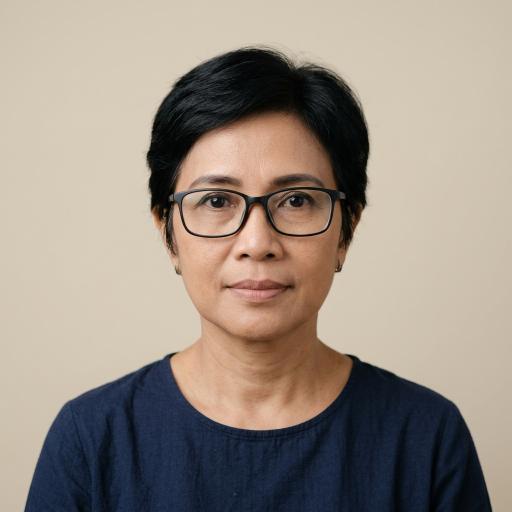
#> input picture backend/tests/assets/face_c.jpg, 1024 x 1024 px, given in place of vidcard-intro-l.jpg, which was not available (shown at 1/2 size)
$ python assemble_video.py ../../../tests/assets/face_c.jpg
#> lines starting #> are read from the running program, lines starting #| are printed output that depends on the picture; pictures that were not available may be replaced by others from this repository, and a replacement may not be noted
import os
import subprocess
import sys

from PIL import Image, ImageFilter

SEQ = [
    ("card", "/tmp/vidcard-intro-{k}.jpg", 3.0),
    ("clip", "/tmp/clip-intro-{k}.mp4", None),
    ("card", "/tmp/vidcard-f1-{k}.jpg", 3.0),
    ("img", "/tmp/vid-landing.png", 4.0),
    ("img", "/tmp/vid-dashboard.png", 4.0),
    ("card", "/tmp/vidcard-f2-{k}.jpg", 3.0),
    ("img", "/tmp/vid-reports.png", 4.0),
    ("img", "/tmp/vid-pppk-recap.png", 4.0),
    ("card", "/tmp/vidcard-f3-{k}.jpg", 3.0),
    ("img", "/tmp/vid-employee.png", 4.0),
    ("img", "/tmp/vid-landing-pppk.png", 4.0),
    ("clip", "/tmp/clip-outro-{k}.mp4", None),
    ("card", "/tmp/vidcard-outro-{k}.jpg", 3.5),
]
INTRO_CARD = ("card", "/tmp/vidcard-intro-{k}.jpg", 3.0)

SIZES = {"l": (1920, 1080), "v": (1080, 1920)}


def compose_frame(src, w, h, out):
#> called with src = '/tmp/vidcard-intro-l.jpg', w = 1920, h = 1080, out = '/tmp/vidframe-l-00.jpg'
    img = Image.open(src).convert("RGB")
#> img is the input picture: PIL image 1024x1024 RGB; mean R, G, B 153.7, 142.3, 131.2
    bg = img.resize((w, int(img.height * w / img.width)))
    if bg.height < h:
        bg = img.resize((int(img.width * h / img.height), h))
    left = (bg.width - w) // 2
#> left = 0
    top = (bg.height - h) // 2
#> top = 420
    bg = bg.crop((left, top, left + w, top + h)).filter(ImageFilter.GaussianBlur(28))
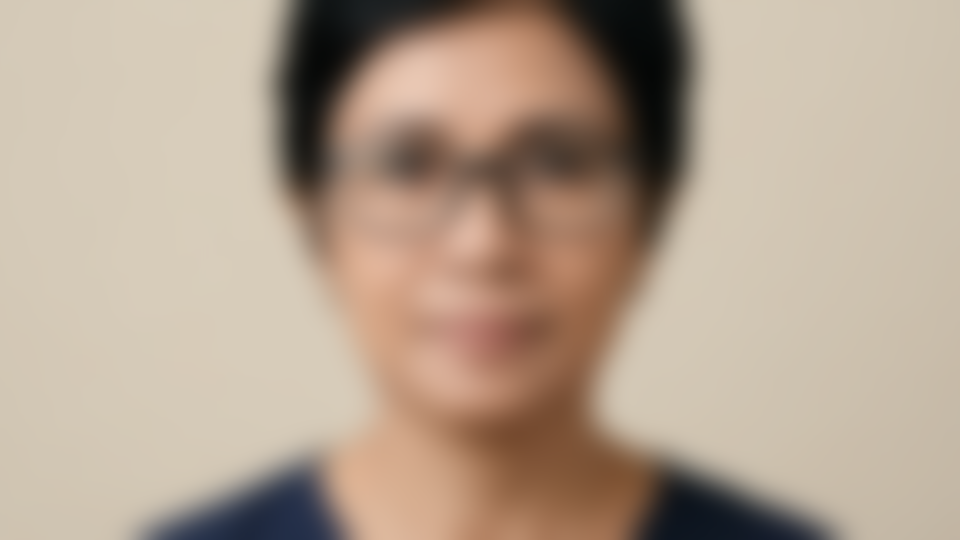
#> bg: PIL image 1920x1080 RGB (shown at 1/2 size); mean R, G, B 180.2, 161.7, 143.7
    fg = img.resize((w, int(img.height * w / img.width))) if w >= h else img.resize((int(img.width * h * 0.62 / img.height), int(h * 0.62)))
    canvas = bg.copy()
    canvas.paste(fg, ((w - fg.width) // 2, (h - fg.height) // 2))
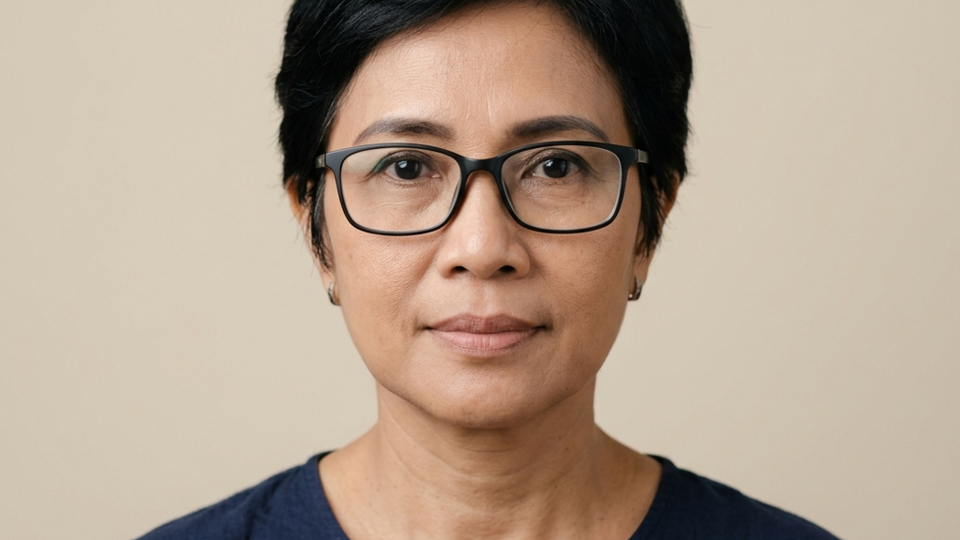
#> canvas: PIL image 1920x1080 RGB (shown at 1/2 size); mean R, G, B 180.3, 161.7, 143.7
    canvas.save(out, quality=90)


def fade_filters(dur, fade_in, fade_out):
    parts = []
    if fade_in:
        parts.append("fade=t=in:st=0:d=0.4")
    if fade_out:
        parts.append(f"fade=t=out:st={max(dur - 0.4, 0)}:d=0.4")
    return ",".join(parts)


def render_still(frame, w, h, dur, out, fade_in=True, fade_out=True):
#> called with frame = '/tmp/vidframe-l-00.jpg', w = 1920, h = 1080, dur = 3, out = '/tmp/vidseg-l-00.mp4', fade_in = True, fade_out = True
    vf = (f"scale=4000:-2,zoompan=z='1+0.09*on/{int(dur*25)}':d={int(dur*25)}"
          f":x='iw/2-(iw/zoom/2)':y='ih/2-(ih/zoom/2)':s={w}x{h}:fps=25")
    ff = fade_filters(dur, fade_in, fade_out)
    if ff:
        vf += "," + ff
    vf += ",format=yuv420p"
    subprocess.run(["ffmpeg", "-y", "-loop", "1", "-i", frame, "-vf", vf, "-t", str(dur),
                    "-c:v", "libx264", "-preset", "fast", "-crf", "20", out],
                   check=True, capture_output=True)
#> (this line was passed over: subprocess is not available in this run)


def render_clip(src, w, h, out, fade_in=True, fade_out=True):
    dur = float(subprocess.run(["ffprobe", "-v", "quiet", "-show_entries", "format=duration",
                                "-of", "csv=p=0", src], check=True, capture_output=True, text=True).stdout.strip())
    vf = f"scale={w}:{h}:force_original_aspect_ratio=increase,crop={w}:{h},fps=25"
    ff = fade_filters(dur, fade_in, fade_out)
    if ff:
        vf += "," + ff
    vf += ",format=yuv420p"
    subprocess.run(["ffmpeg", "-y", "-i", src, "-vf", vf,
                    "-c:v", "libx264", "-preset", "fast", "-crf", "20", "-an", out],
                   check=True, capture_output=True)


def build(k, loop=False, out_path=None, tag=""):
    w, h = SIZES[k]
    seq = list(SEQ) + ([INTRO_CARD] if loop else [])
    segs = []
    for i, (kind, path, dur) in enumerate(seq):
        path = path.replace("{k}", k)
        fade_in = not (loop and i == 0)
        fade_out = not (loop and i == len(seq) - 1)
        seg = f"/tmp/vidseg{tag}-{k}-{i:02d}.mp4"
        if kind == "clip":
            if not os.path.exists(path):
                print(f"[{k}] klip hilang, lewati:", path)
                continue
            render_clip(path, w, h, seg, fade_in, fade_out)
        else:
            frame = f"/tmp/vidframe{tag}-{k}-{i:02d}.jpg"
            compose_frame(path, w, h, frame)
            render_still(frame, w, h, dur, seg, fade_in, fade_out)
        segs.append(seg)
    lst = f"/tmp/vidconcat{tag}-{k}.txt"
    with open(lst, "w") as f:
        for s in segs:
            f.write(f"file '{s}'\n")
    out = out_path or f"/tmp/radiusgate-promo-{k}.mp4"
    subprocess.run(["ffmpeg", "-y", "-f", "concat", "-safe", "0", "-i", lst,
                    "-c:v", "libx264", "-preset", "fast", "-crf", "20", "-pix_fmt", "yuv420p",
                    "-movflags", "+faststart", out],
                   check=True, capture_output=True)
    print(f"[{k}] FINAL:", out, os.path.getsize(out) // 1024, "KB", flush=True)


if __name__ == "__main__":
    loop = "--loop" in sys.argv
    keys = [a for a in sys.argv[1:] if a in SIZES] or list(SIZES)
    for k in keys:
        suffix = "-loop" if loop else ""
#> (the run stopped early here; a loop or call above may not have finished)

$ run again, on backend/tests/assets/face_d.jpg
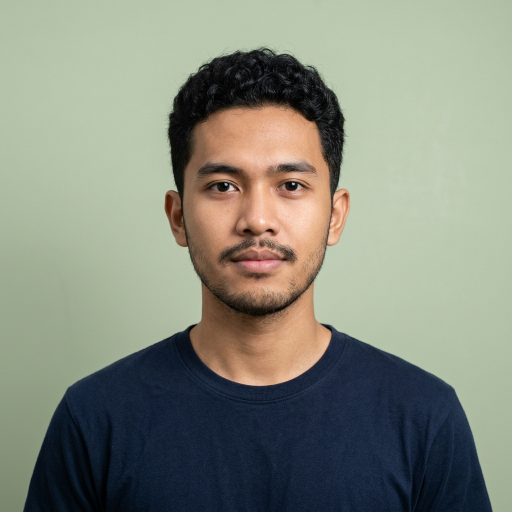
#> input picture backend/tests/assets/face_d.jpg, 1024 x 1024 px, given in place of vidcard-intro-l.jpg, which was not available (shown at 1/2 size)
#> in compose_frame, img is the input picture: PIL image 1024x1024 RGB; mean R, G, B 133.1, 138, 124.3
#> in compose_frame, `bg = bg.crop((left, top, left + w, top + h)).filter(ImageFilter.Gaussi..`:
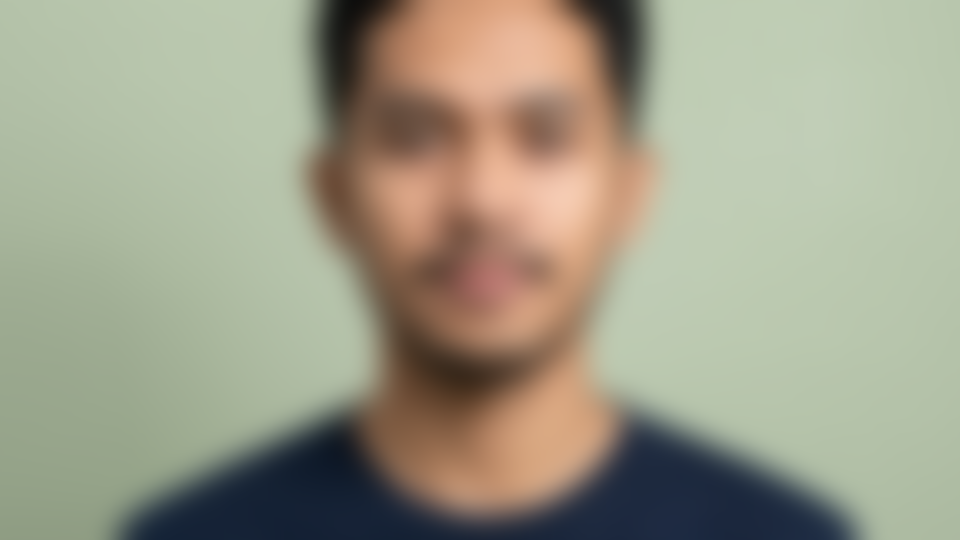
#> bg: PIL image 1920x1080 RGB (shown at 1/2 size); mean R, G, B 158.6, 157.7, 137.2
#> in compose_frame, `canvas.paste(fg, ((w - fg.width) // 2, (h - fg.height) // 2))`:
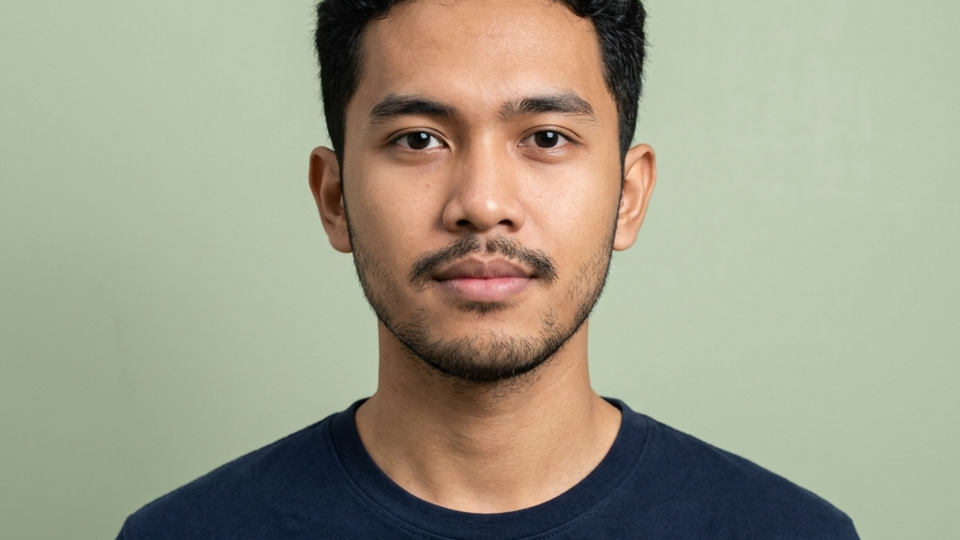
#> canvas: PIL image 1920x1080 RGB (shown at 1/2 size); mean R, G, B 158.6, 157.8, 137.2

$ run again, on backend/tests/assets/face_e.jpg
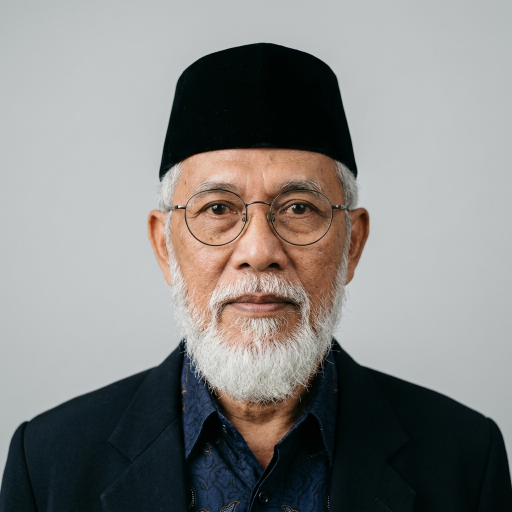
#> input picture backend/tests/assets/face_e.jpg, 1024 x 1024 px, given in place of vidcard-intro-l.jpg, which was not available (shown at 1/2 size)
#> in compose_frame, img is the input picture: PIL image 1024x1024 RGB; mean R, G, B 133.5, 133, 131.6
#> in compose_frame, `bg = bg.crop((left, top, left + w, top + h)).filter(ImageFilter.Gaussi..`:
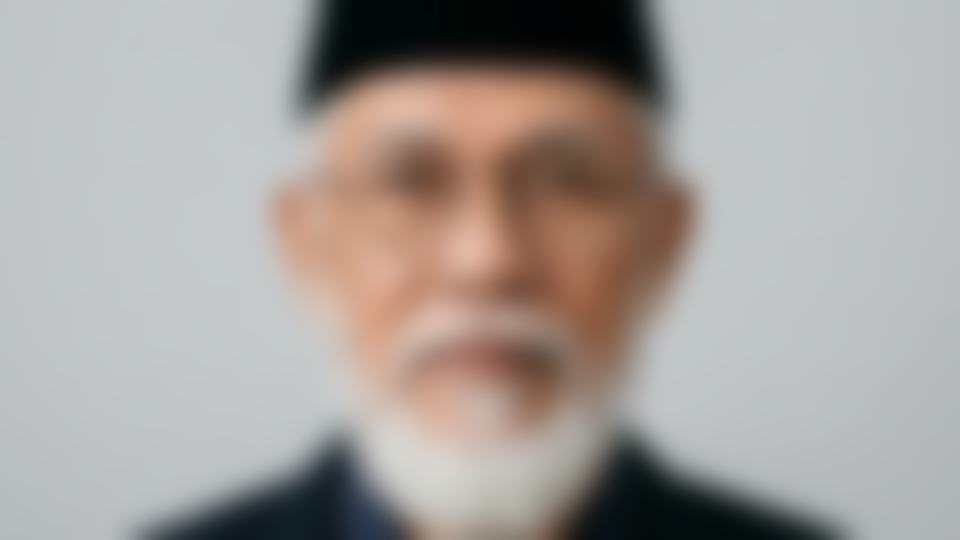
#> bg: PIL image 1920x1080 RGB (shown at 1/2 size); mean R, G, B 166.3, 160.4, 156.2
#> in compose_frame, `canvas.paste(fg, ((w - fg.width) // 2, (h - fg.height) // 2))`:
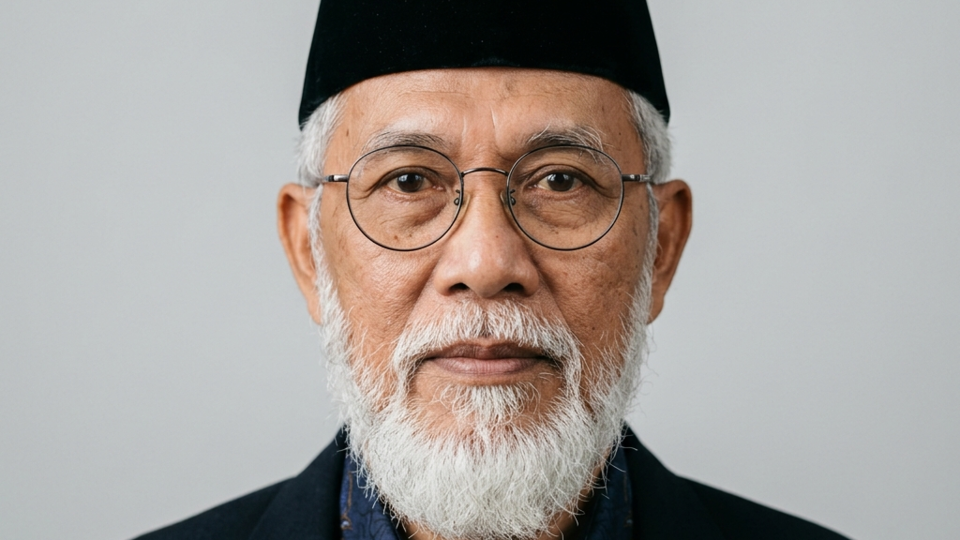
#> canvas: PIL image 1920x1080 RGB (shown at 1/2 size); mean R, G, B 166.4, 160.5, 156.3
